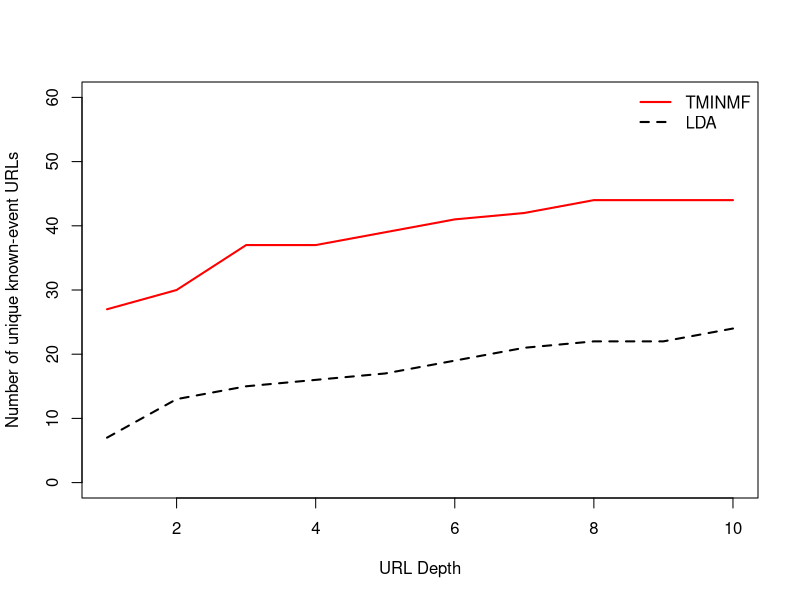
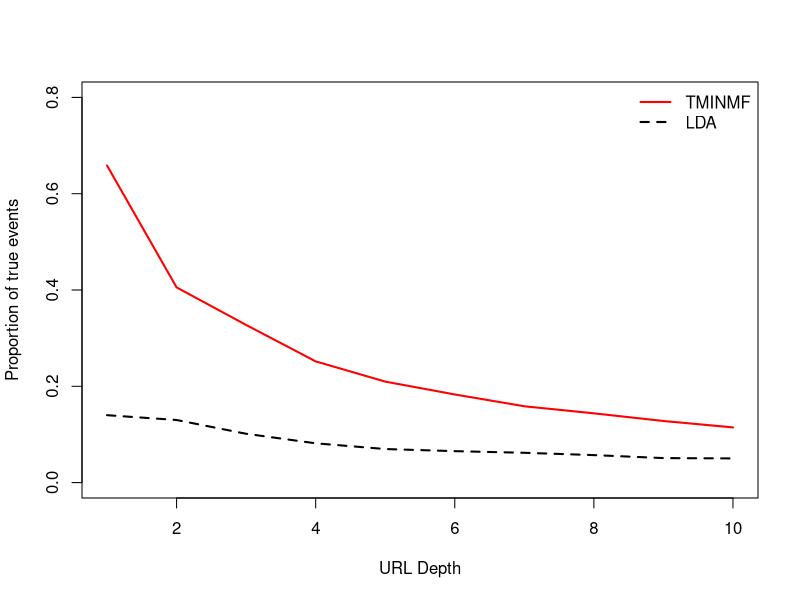

Source code (R) for these figures, in order:
setwd("/Users/cwillis/dev/uiucGSLIS/sigir-2016/plots")

par(mfrow=c(1,1))
pdf("events_at_depth.pdf")
# Number of unique known-event URls at each depth
x <- seq(1:10)
lda <- c(7,13,15,16,17,19,21,22,22,24)
nmf <- c(27,30,37,37,39,41,42,44,44,44)
plot (lda ~ x, type="l", lty=2, lwd=2, xlab="URL Depth", ylab="Number of unique known-event URLs", ylim=c(0,60))
lines (nmf ~ x, lty=1, lwd=2, col="red")
legend("topright", c("TMINMF", "LDA"), col = c("red", "black"), lwd=2, lty=c(1,2),bty="n")
dev.off()



print (prop.test(matrix(c(7, 27, 50, 41), ncol=2))$p.value)
print (prop.test(matrix(c(13, 30, 100, 74), ncol=2))$p.value)
print (prop.test(matrix(c(15, 37, 148, 113), ncol=2))$p.value)
print (prop.test(matrix(c(16, 37, 196, 147), ncol=2))$p.value)
print (prop.test(matrix(c(17, 39, 244, 186), ncol=2))$p.value)
print (prop.test(matrix(c(19, 41, 291, 224), ncol=2))$p.value)
print (prop.test(matrix(c(21, 42, 339, 265), ncol=2))$p.value)
print (prop.test(matrix(c(22, 44, 385, 306), ncol=2))$p.value)
print (prop.test(matrix(c(22, 44, 432, 344), ncol=2))$p.value)
print (prop.test(matrix(c(24, 44, 487, 384), ncol=2))$p.value)



par(mfrow=c(1,1))
pdf("prop_at_depth.pdf")
x <- seq(1:10)
lda <- c(0.1400,0.1300, 0.1014, 0.0816, 0.0697, 0.0653, 0.0619, 0.0571, 0.0509, 0.0502)
nmf <- c(0.6585, 0.4054, 0.3274, 0.2517, 0.2097, 0.1830, 0.1585, 0.1438, 0.1279, 0.1146)
plot (lda ~ x, type="l", lty=2, lwd=2, xlab="URL Depth", ylab="Proportion of true events", ylim=c(0,0.8))
lines (nmf ~ x, lty=1, lwd=2, col="red")
legend("topright", c("TMINMF", "LDA"), col = c("red", "black"), lwd=2, lty=c(1,2),bty="n")
dev.off()





